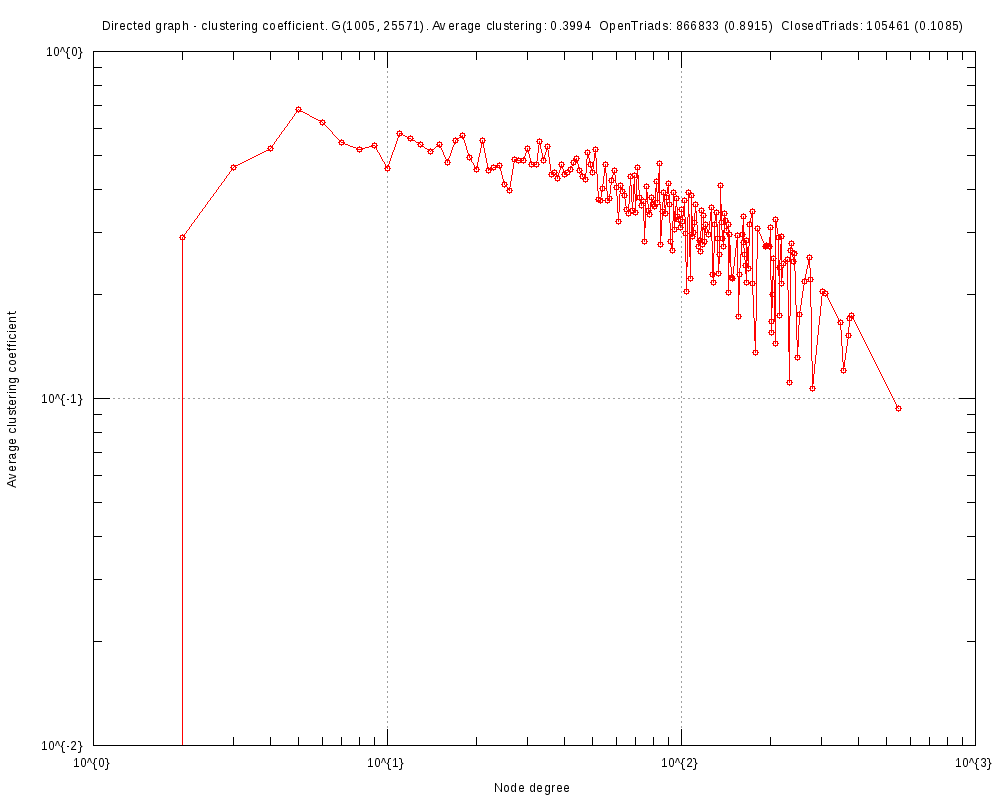

gnuplot code for this plot:
#
# Directed graph - clustering coefficient. G(1005, 25571). Average clustering: 0.3994  OpenTriads: 866833 (0.8915)  ClosedTriads: 105461 (0.1085) (Thu Oct 26 13:39:40 2017)
#

set title "Directed graph - clustering coefficient. G(1005, 25571). Average clustering: 0.3994  OpenTriads: 866833 (0.8915)  ClosedTriads: 105461 (0.1085)"
set key bottom right
set logscale xy 10
set format x "10^{%L}"
set mxtics 10
set format y "10^{%L}"
set mytics 10
set grid
set xlabel "Node degree"
set ylabel "Average clustering coefficient"
set tics scale 2
set terminal png font arial 10 size 1000,800
set output 'ccf.EUC.png'
plot 	"ccf.EUC.tab" using 1:2 title "" with linespoints pt 6
